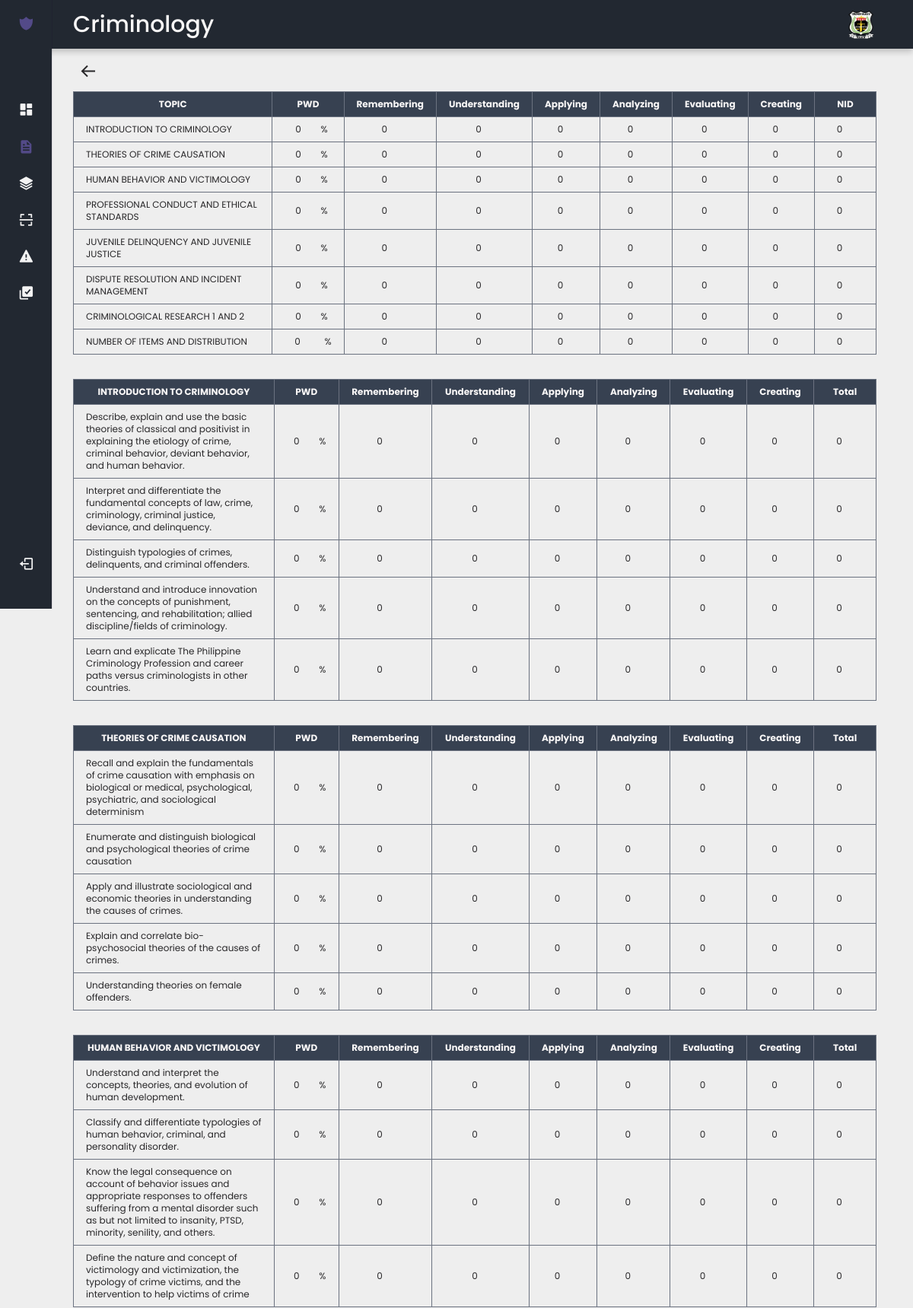
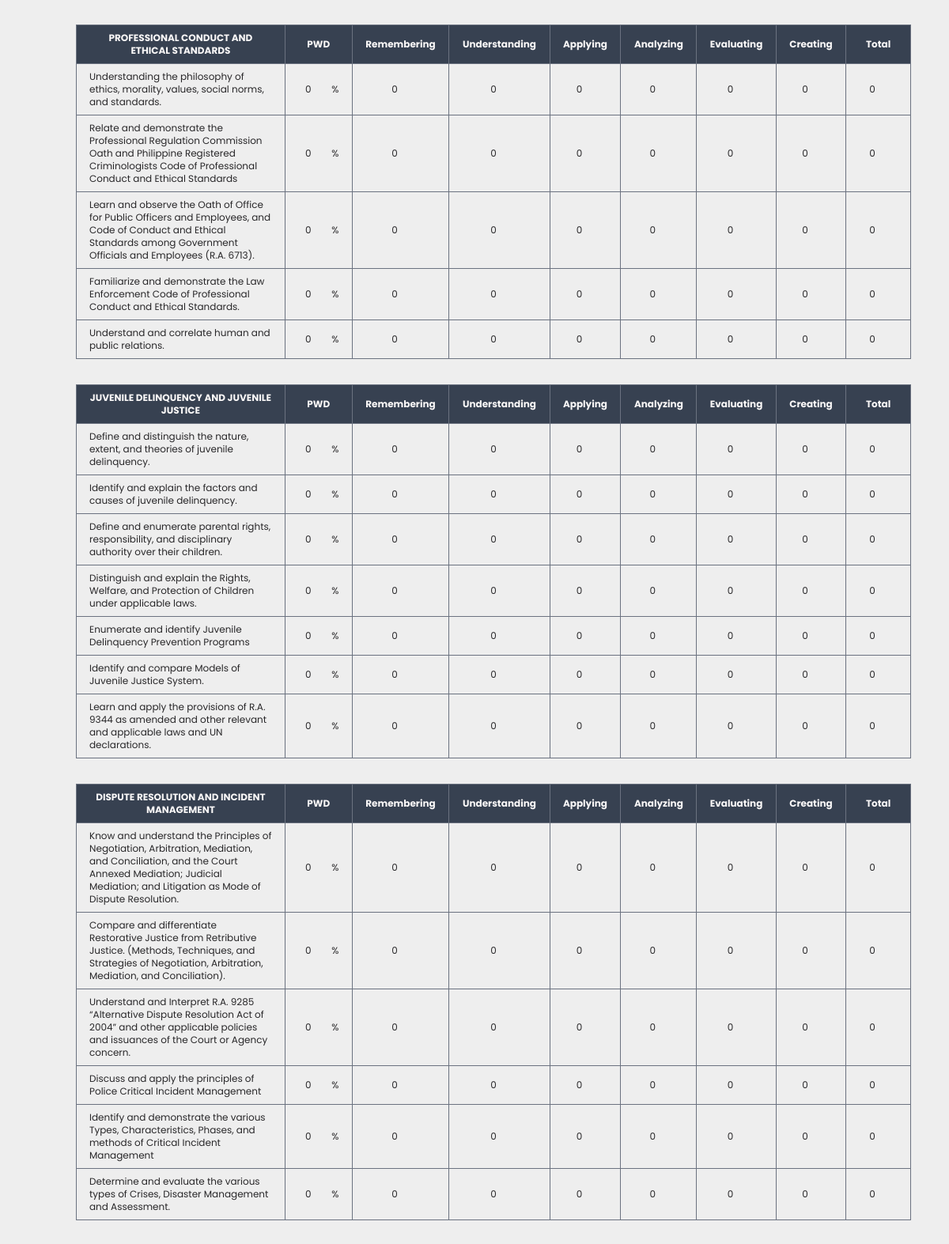
The app's page /masterfile/table-of-specification/53 (signed in, upper part) with its own data (2 pictures, top to bottom).
### criminology/models.py (models this page shows, shortened)
class Topic(models.Model):
  id = models.AutoField(primary_key=True)
  subject_topic = models.ForeignKey(Subject, on_delete=models.CASCADE)
  topic_name = models.CharField(max_length=200)

class Subtopic(models.Model):
  id = models.AutoField(primary_key=True)
  topic_subtopic = models.ForeignKey(Topic, on_delete=models.CASCADE)
  subtopic_name = models.CharField(max_length=200)

### criminology/views.py (the view, shortened to what this page needs)
# urls.py: path('masterfile/table-of-specification/<int:pk>', views.table_of_secificationcreate, name='table_of_secificationcreate'),
@login_required(login_url='loginpage')
def table_of_secificationcreate(request, pk):
    subject = get_object_or_404(Subject, id=pk)
    topics = Topic.objects.filter(subject_topic=subject).prefetch_related('subtopic_set')
    context = {
        'subject': subject,
        'topics': topics,
    }
    return render(request, 'assets/masterfiletoscreate.html', context)

### templates/assets/masterfiletoscreate.html (shortened to what this page needs)
{% extends "base.html" %}
{% load static %}
{% block content %}
<div class="overflow-x-auto">
    <div class="min-w-full">
        <div class="flex justify-start">
            <div class="text-2xl cursor-pointer py-2 mx-2 w-8 transform hover:scale-110" id="cardtext">
                <button onclick="window.location='{% url 'table_of_secification' %}';">
                  <i class='bx bx-arrow-back'></i>
                </button>
              </div>
        </div>
        <form method="POST" action="{% url 'table_of_secificationcreate' pk=subject.id %}">
            <div class="overflow-x-auto space-y-8 text-xs">
                <table class="min-w-full border-collapse border border-gray-500">
                    <thead class="bg-gray-700">
                        <tr>
                            <th class="border border-gray-500 px-4 py-2 text-center">TOPIC</th>
                            <th class="border border-gray-500 px-4 py-2 text-center">PWD</th>
                            <th class="border border-gray-500 px-4 py-2 text-center">Remembering</th>
                            <th class="border border-gray-500 px-4 py-2 text-center">Understanding</th>
                            <th class="border border-gray-500 px-4 py-2 text-center">Applying</th>
                            <th class="border border-gray-500 px-4 py-2 text-center">Analyzing</th>
                            <th class="border border-gray-500 px-4 py-2 text-center">Evaluating</th>
                            <th class="border border-gray-500 px-4 py-2 text-center">Creating</th>
                            <th class="border border-gray-500 px-4 py-2 text-center">NID</th>
                        </tr>
                    </thead>
                    <tbody id="cardtext">
                        {% for topic in topics %}
                        <tr class="text-center">
                            <td class="w-1/4 border border-gray-500 px-4 py-2 text-left">{{ topic.topic_name }}</td>
                            <td class="border border-gray-500 px-4 py-2 text-center">
                                <div class="flex items-center justify-center">
                                    <input type="number" name="pwd_{{ topic.id }}" value="0" class="bg-transparent text-center w-10" disabled />
                                    <span class="ml-0.5">%</span>
                                </div>
                            </td>
                            <td class="border border-gray-500 px-4 py-2">
                                <input type="number" name="remembering_{{ topic.id }}" value="0" class="bg-transparent text-center w-12 px-2" disabled/>
                            </td>
                            <td class="border border-gray-500 px-4 py-2">
                                <input type="number" name="understanding_{{ topic.id }}" value="0" class="bg-transparent text-center w-12 px-2" disabled/>
                            </td>
                            <td class="border border-gray-500 px-4 py-2">
                                <input type="number" name="applying_{{ topic.id }}" value="0" class="bg-transparent text-center w-12 px-2" disabled/>
                            </td>
                            <td class="border border-gray-500 px-4 py-2">
                                <input type="number" name="analyzing_{{ topic.id }}" value="0" class="bg-transparent text-center w-12 px-2" disabled/>
                            </td>
                            <td class="border border-gray-500 px-4 py-2">
                                <input type="number" name="evaluating_{{ topic.id }}" value="0" class="bg-transparent text-center w-12 px-2" disabled/>
                            </td>
                            <td class="border border-gray-500 px-4 py-2">
                                <input type="number" name="creating_{{ topic.id }}" value="0" class="bg-transparent text-center w-12 px-2" disabled/>
                            </td>
                            <td class="border border-gray-500 px-4 py-2">
                                <input type="number" name="total_{{ topic.id }}" value="0" class="bg-transparent text-center w-12 px-2" disabled />
                            </td>
                        </tr>
                        {% endfor %}
                        <tr class="text-center">
                            <td class="w-1/4 border border-gray-500 px-4 py-2 text-left">NUMBER OF ITEMS AND DISTRIBUTION</td>
                            <td class="border border-gray-500 px-4 py-2 text-center">
                                <div class="flex items-center justify-center">
                                    <input type="number" name="pwd_cat_update" value="0" class="bg-transparent text-center w-12" disabled />
                                    <span class="ml-1">%</span>
                                </div>
                            </td>
                            <td class="border border-gray-500 px-4 py-2">
                                <input type="number" name="remembering_cat" value="0" class="bg-transparent text-center w-12 px-2" disabled />
                            </td>
                            <td class="border border-gray-500 px-4 py-2">
                                <input type="number" name="understanding_cat" value="0" class="bg-transparent text-center w-12 px-2" disabled />
                            </td>
                            <td class="border border-gray-500 px-4 py-2">
                                <input type="number" name="applying_cat" value="0" class="bg-transparent text-center w-12 px-2" disabled />
                            </td>
                            <td class="border border-gray-500 px-4 py-2">
                                <input type="number" name="analyzing_cat" value="0" class="bg-transparent text-center w-12 px-2" disabled />
                            </td>
                            <td class="border border-gray-500 px-4 py-2">
                                <input type="number" name="evaluating_cat" value="0" class="bg-transparent text-center w-12 px-2" disabled />
                            </td>
                            <td class="border border-gray-500 px-4 py-2">
                                <input type="number" name="creating_cat" value="0" class="bg-transparent text-center w-12 px-2" disabled />
                            </td>
                            <td class="border border-gray-500 px-4 py-2">
                                <input type="number" name="totals_cat" value="0" class="bg-transparent text-center w-12 px-2" disabled />
                            </td>
                        </tr>
                    </tbody>
                </table>
                {% for topic in topics %}
                    {% if topic.subtopic_set.exists %}
                    <table class="min-w-full border-collapse border border-gray-500 mt-4" >
                        <thead class="bg-gray-700">
                            <tr>
                                <th class="border border-gray-500 px-4 py-2 text-center">{{ topic.topic_name }}</th>
                                <th class="border border-gray-500 px-4 py-2 text-center">PWD</th>
                                <th class="border border-gray-500 px-4 py-2 text-center">Remembering</th>
                                <th class="border border-gray-500 px-4 py-2 text-center">Understanding</th>
                                <th class="border border-gray-500 px-4 py-2 text-center">Applying</th>
                                <th class="border border-gray-500 px-4 py-2 text-center">Analyzing</th>
                                <th class="border border-gray-500 px-4 py-2 text-center">Evaluating</th>
                                <th class="border border-gray-500 px-4 py-2 text-center">Creating</th>
                                <th class="border border-gray-500 px-4 py-2 text-center">Total</th>
                            </tr>
                        </thead>
                        <tbody id="cardtext">
                            {% for subtopic in topic.subtopic_set.all %}
                            <tr class="text-center">
                                <td class="w-1/4 border border-gray-500 px-4 py-2 text-left">{{ subtopic.subtopic_name }}</td>
                                <td class="border border-gray-500 px-4 py-2 text-center">
                                    <div class="flex items-center justify-center">
                                        <input type="number" name="subtopic_pwd_{{ subtopic.id }}" data-topic-id="{{ topic.id }}" value="0" class="bg-transparent text-center w-10" />
                                        <span class="ml-0.5">%</span>
                                    </div>
                                </td>
                                <td class="border border-gray-500 px-4 py-2">
                                    <input type="number" name="subtopic_remembering_{{ subtopic.id }}" data-topic-id="{{ topic.id }}" value="0" class="bg-transparent text-center w-12 px-2" />
                                </td>
                                <td class="border border-gray-500 px-4 py-2">
                                    <input type="number" name="subtopic_understanding_{{ subtopic.id }}" data-topic-id="{{ topic.id }}" value="0" class="bg-transparent text-center w-12 px-2" />
                                </td>
                                <td class="border border-gray-500 px-4 py-2">
                                    <input type="number" name="subtopic_applying_{{ subtopic.id }}" data-topic-id="{{ topic.id }}" value="0" class="bg-transparent text-center w-12 px-2" />
                                </td>
                                <td class="border border-gray-500 px-4 py-2">
                                    <input type="number" name="subtopic_analyzing_{{ subtopic.id }}" data-topic-id="{{ topic.id }}" value="0" class="bg-transparent text-center w-12 px-2" />
                                </td>
                                <td class="border border-gray-500 px-4 py-2">
                                    <input type="number" name="subtopic_evaluating_{{ subtopic.id }}" data-topic-id="{{ topic.id }}" value="0" class="bg-transparent text-center w-12 px-2" />
                                </td>
                                <td class="border border-gray-500 px-4 py-2">
                                    <input type="number" name="subtopic_creating_{{ subtopic.id }}" data-topic-id="{{ topic.id }}" value="0" class="bg-transparent text-center w-12 px-2" />
                                </td>
                                <td class="border border-gray-500 px-4 py-2">
                                    <input type="number" name="subtopic_total_{{ subtopic.id }}" value="0" class="bg-transparent text-center w-12 px-2" disabled data-topic-id="{{ topic.id }}" />
                                </td>
                            </tr>
                            {% endfor %}
                        </tbody>
                    </table>
                    {% endif %}
                {% endfor %}
            </div>
        </form>
    </div>
</div>
{% endblock %}

### static/css/main.css (style rules this page uses)
:root { --header-height: 3.5rem; --nav-width: 219px; --buttons-color: #534a88; --title-color: #F9F7F7; --text-color-light: #f3f3f3; --nav__dropdown-collapse:#2a313b; --text-color-dark: #282729; --body-color: #EEEEEE; --container-color: #222831; --body-font: 'Poppins', sans-serif; --normal-font-size: .938rem; --small-font-size: .75rem; --smaller-font-size: .75rem; --font-medium: 500; --font-semi-bold: 600; --font-large: 700; --z-fixed: 100; }
@media screen and (min-width: 1024px) { :root { --normal-font-size: 1rem; --small-font-size: .875rem; --smaller-font-size: .813rem; } }
#body { margin: var(--header-height) 0 0 0; padding: 1rem 1rem 0; font-family: var(--body-font); font-size: var(--normal-font-size); background-color: var(--body-color); color: var(--title-color); }
#restricted_header, #restrict_text , #restrict_body, #cardtext { color: var(--text-color-dark); }
@media screen and (min-width: 768px) { #body { padding: 1rem 3rem 0 6rem; } }

### templates/assets/masterfiletoscreate.html (style rules this page uses)
table { width: 100%; }

### records on screen
Topic: topic_name "INTRODUCTION TO CRIMINOLOGY"
Topic: topic_name "THEORIES OF CRIME CAUSATION"
Topic: topic_name "HUMAN BEHAVIOR AND VICTIMOLOGY"
Topic: topic_name "PROFESSIONAL CONDUCT AND ETHICAL STANDARDS"
Topic: topic_name "JUVENILE DELINQUENCY AND JUVENILE JUSTICE"
Topic: topic_name "DISPUTE RESOLUTION AND INCIDENT MANAGEMENT"
Topic: topic_name "CRIMINOLOGICAL RESEARCH 1 AND 2"
Subtopic: subtopic_name "Describe, explain and use the basic theories of classical and positivist in explaining the etiology of crime, criminal behavior, deviant behavior, and human behavior."
Subtopic: subtopic_name "Interpret and differentiate the fundamental concepts of law, crime, criminology, criminal justice, deviance, and delinquency."
Subtopic: subtopic_name "Distinguish typologies of crimes, delinquents, and criminal offenders."
Subtopic: subtopic_name "Understand and introduce innovation on the concepts of punishment, sentencing, and rehabilitation; allied discipline/fields of criminology."
Subtopic: subtopic_name "Learn and explicate The Philippine Criminology Profession and career paths versus criminologists in other countries."
Subtopic: subtopic_name "Recall and explain the fundamentals of crime causation with emphasis on biological or medical, psychological, psychiatric, and sociological determinism"
Subtopic: subtopic_name "Enumerate and distinguish biological and psychological theories of crime causation"
Subtopic: subtopic_name "Apply and illustrate sociological and economic theories in understanding the causes of crimes."
Subtopic: subtopic_name "Explain and correlate bio-psychosocial theories of the causes of crimes."
Subtopic: subtopic_name "Understanding theories on female offenders."
Subtopic: subtopic_name "Understand and interpret the concepts, theories, and evolution of human development."
Subtopic: subtopic_name "Classify and differentiate typologies of human behavior, criminal, and personality disorder."
Subtopic: subtopic_name "Know the legal consequence on account of behavior issues and appropriate responses to offenders suffering from a mental disorder such as but not limited to insanity, PTSD, minority, senility, and others."
Subtopic: subtopic_name "Define the nature and concept of victimology and victimization, the typology of crime victims, and the intervention to help victims of crime"
Subtopic: subtopic_name "Understanding the philosophy of ethics, morality, values, social norms, and standards."
Subtopic: subtopic_name "Relate and demonstrate the Professional Regulation Commission Oath and Philippine Registered Criminologists Code of Professional Conduct and Ethical Standards"
Subtopic: subtopic_name "Learn and observe the Oath of Office for Public Officers and Employees, and Code of Conduct and Ethical Standards among Government Officials and Employees (R.A. 6713)."
Subtopic: subtopic_name "Familiarize and demonstrate the Law Enforcement Code of Professional Conduct and Ethical Standards."
Subtopic: subtopic_name "Understand and correlate human and public relations."
Subtopic: subtopic_name "Define and distinguish the nature, extent, and theories of juvenile delinquency."
Subtopic: subtopic_name "Identify and explain the factors and causes of juvenile delinquency."
Subtopic: subtopic_name "Define and enumerate parental rights, responsibility, and disciplinary authority over their children."
Subtopic: subtopic_name "Distinguish and explain the Rights, Welfare, and Protection of Children under applicable laws."
Subtopic: subtopic_name "Enumerate and identify Juvenile Delinquency Prevention Programs"
Subtopic: subtopic_name "Identify and compare Models of Juvenile Justice System."
Subtopic: subtopic_name "Learn and apply the provisions of R.A. 9344 as amended and other relevant and applicable laws and UN declarations."
Subtopic: subtopic_name "Know and understand the Principles of Negotiation, Arbitration, Mediation, and Conciliation, and the Court Annexed Mediation; Judicial Mediation; and Litigation as Mode of Dispute Resolution."
Subtopic: subtopic_name "Compare and differentiate Restorative Justice from Retributive Justice. (Methods, Techniques, and Strategies of Negotiation, Arbitration, Mediation, and Conciliation)."
Subtopic: subtopic_name "Understand and Interpret R.A. 9285 “Alternative Dispute Resolution Act of 2004” and other applicable policies and issuances of the Court or Agency concern."
Subtopic: subtopic_name "Discuss and apply the principles of Police Critical Incident Management"
Subtopic: subtopic_name "Identify and demonstrate the various Types, Characteristics, Phases, and methods of Critical Incident Management"
Subtopic: subtopic_name "Determine and evaluate the various types of Crises, Disaster Management and Assessment."
